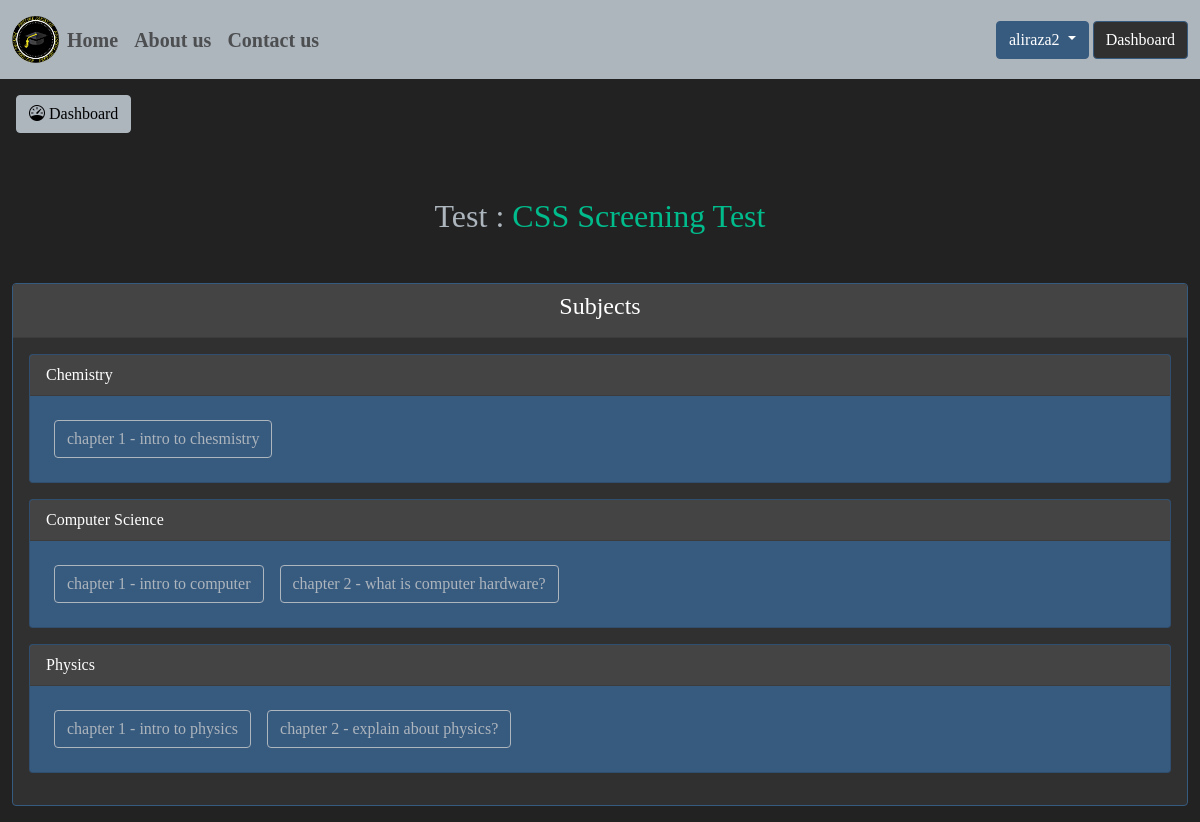
/test-details.php?test_id=39 (signed in), run on the app's committed database.
### tables this page shows
CREATE TABLE `users` (
  `id` int(5) NOT NULL,
  `username` varchar(50) NOT NULL,
  `fullname` varchar(255) NOT NULL,
  `email` varchar(200) NOT NULL,
  `password` varchar(64) NOT NULL,
  `type` int(2) NOT NULL,
  `phone` varchar(100) NOT NULL,
  `bio` varchar(500) NOT NULL,
  `street` varchar(500) NOT NULL,
  `city` varchar(100) NOT NULL,
  `state` varchar(20) NOT NULL,
  `zipcode` varchar(20) NOT NULL,
  `token` varchar(500) NOT NULL
);

CREATE TABLE `tests` (
  `id` int(20) NOT NULL,
  `name` varchar(255) NOT NULL,
  `test_file` varchar(255) NOT NULL,
  `user_id` int(20) NOT NULL
);

CREATE TABLE `subjects` (
  `id` int(20) NOT NULL,
  `name` varchar(255) NOT NULL,
  `test_id` int(20) NOT NULL,
  `user_id` int(20) NOT NULL
);

CREATE TABLE `chapters` (
  `id` int(20) NOT NULL,
  `name` varchar(255) NOT NULL,
  `chapter_file` varchar(500) NOT NULL,
  `subject_id` int(20) NOT NULL,
  `user_id` int(20) NOT NULL
);

### test-details.php (the view, shortened to what this page needs)
<?php
include "database/connection.php";
if (isset($_SESSION['loggedIn'])) {
    $session_email = $_SESSION['loggedIn'];
    $user_query = "SELECT * FROM users WHERE email = '$session_email'";
    $user_result = mysqli_query($conn, $user_query);
    $user_data = mysqli_fetch_assoc($user_result);
    $db_type = $user_data['type'];
    if ($db_type == 1) {
?>
        <!DOCTYPE html>
        <html lang="en">
        <head>
            <link rel="stylesheet" href="css/bootstrap.min.css">
            <link rel="stylesheet" href="css/userDashboard.css">
            <link rel="stylesheet" href="https://cdn.jsdelivr.net/npm/bootstrap-icons@1.5.0/font/bootstrap-icons.css">
        </head>
        <body>
            <?php include "includes/header.php"; ?>
            <a href="user-dashboard.php"><button type="button" class="btn btn-light  m-3" data-bs-toggle="tooltip" data-bs-placement="bottom" title="Back to Dashboard"><i class="bi bi-speedometer"></i> Dashboard</button></a>
            <div class="container-fluid">
                <?php
                if (isset($_GET['test_id'])) {
                    $test_id = $_GET['test_id'];
                    $tests = mysqli_query($conn, "SELECT * FROM tests WHERE ID = '$test_id'");
                    $fetch_name = mysqli_fetch_assoc($tests);
                    $test_name = $fetch_name['name'];
                ?>
                    <h3 class="text-light text-center m-5">Test : <span class="text-success"><?php echo $test_name; ?></span></h3>
                    <?php
                    $subjects = mysqli_query($conn, "SELECT * FROM subjects WHERE test_id = '$test_id'");
                    ?>
                    <div class="card border-primary mb-3" style="width:100%">
                        <div class="card-header text-center">
                            <h4>Subjects</h4>
                        </div>
                        <div class="card-body">
                            <?php
                            while ($subject_list = mysqli_fetch_assoc($subjects)) {
                            ?>
                                <div class="card text-white bg-primary mb-3" style="width: 100%;">
                                    <div class="card-header"><?php echo $subject_list['name']; ?></div>
                                    <div class="card-body">
                                        <?php
                                        $subject_id = $subject_list['id'];
                                        $chapters = mysqli_query($conn, "SELECT * FROM chapters WHERE subject_id = '$subject_id'");
                                        while ($chapter_list = mysqli_fetch_assoc($chapters)) {
                                        ?><a href="chapter-details.php?chapter_id=<?php echo $chapter_list['id']; ?>" class="btn btn-outline-light m-2"><?php echo $chapter_list['name']; ?></a><?php
                                                                                                                                                                                            } ?>
                                    </div>
                                </div>
                            <?php
                            }
                            ?>
                        </div>
                    </div>
                <?php
                }
                ?>
            </div>
        </body>
        </html>
<?php
    } else {
        header("Location: admin-dashboard.php");
    }
} else {
    header("Location: login-form.php");
}
?>

### includes/header.php (shortened to what this page needs)
<?php
include "database/connection.php";
?>
<link rel="stylesheet" href="../css/header.css">
<nav class="navbar navbar-expand-lg navbar-light bg-light" style="font-weight:bold">
  <div class="container-fluid">
    <img src="images/logo.png" alt="Logo is here" width="4%">
    <?php
    if (isset($_SESSION['loggedIn'])) {
      $sql_user = mysqli_query($conn, "SELECT * FROM users WHERE email = '$_SESSION[loggedIn]'");
      $fetch_data = mysqli_fetch_assoc($sql_user);
      if ($fetch_data['type'] == 1) {
    ?>
        <div class="collapse navbar-collapse" id="navbarColor01">
          <ul class="navbar-nav me-auto float-right">
            <li class="nav-item">
              <a class="nav-link" href="/prepare-pakistan">Home
              </a>
            </li>
            <li class="nav-item">
              <a class="nav-link" href="about-us.php">About us</a>
            </li>
            <li class="nav-item">
              <a class="nav-link" href="contact-us.php">Contact us</a>
            </li>
          </ul>
        </div>
      <?php
      } else {
        echo "";
      }
    }
    ?>
    <div class="auth">
      <?php
      if (isset($_SESSION['loggedIn'])) {
      ?>
        <div class="dropdown mr-5">
          <button class="btn btn-primary dropdown-toggle" type="button" id="dropdownMenuButton" data-toggle="dropdown" aria-haspopup="true" aria-expanded="false">
            <?php
            echo $fetch_username = $fetch_data['username'];
            ?>
          </button>
          <a href="user-dashboard.php" class="btn btn-primary bg-dark text-ligh" type="button">Dashboard</a>
        </div>
      <?php
      }
      ?>
    </div>
  </div>
</nav>

### css/userDashboard.css (style rules this page uses)
* { padding:0; margin:0; font-family: montserrat; }
body { background-color: #222222; }

### css/header.css (style rules this page uses)
.auth { float: right; }

### test-details.php (style rules this page uses)
body { overflow-x: hidden; }

### includes/header.php (style rules this page uses)
.nav-link { font-size: 20px; }

### data on the page
users: username "aliraza2"
tests: name "CSS Screening Test"
subjects: name "Chemistry"
chapters: name "chapter 1 - intro to chesmistry"
subjects: name "Computer Science"
chapters: name "chapter 1 - intro to computer"
chapters: name "chapter 2 - what is computer hardware?"
subjects: name "Physics"
chapters: name "chapter 1 - intro to physics"
chapters: name "chapter 2 - explain about physics?"
